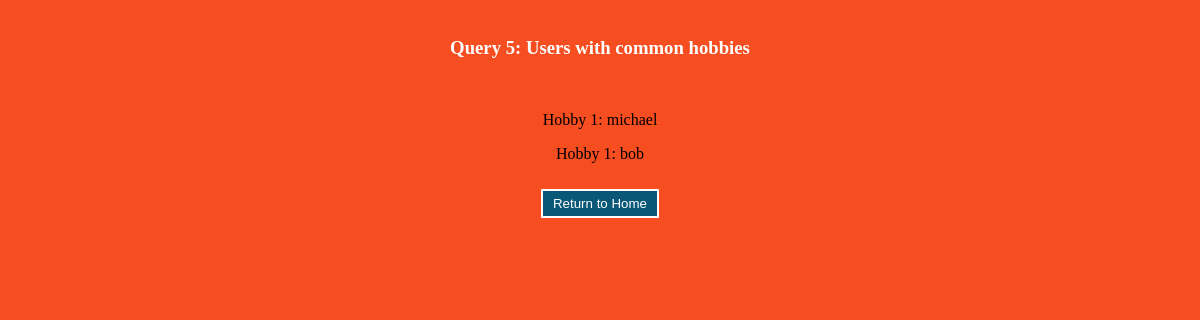
Page /queries/Query5.php on the earlier database version.
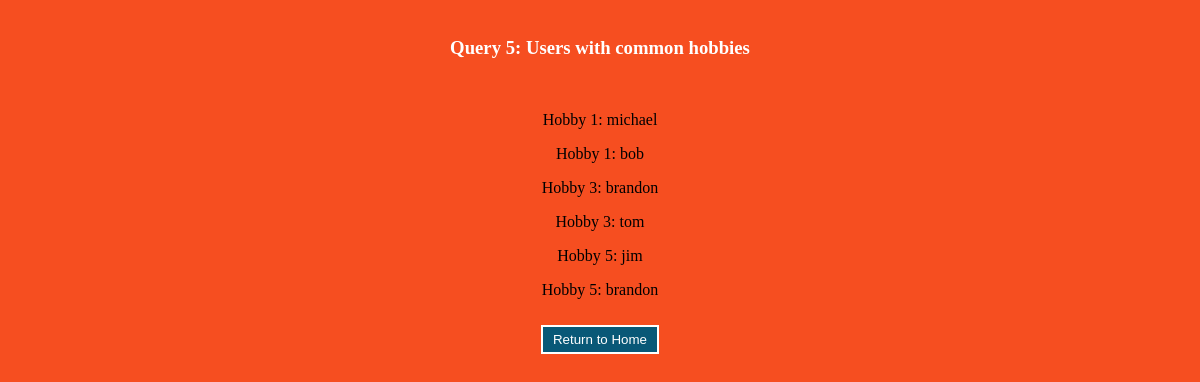
Same page on the later database version.
### tables this page shows
CREATE TABLE users (
    `user_id` INT NOT NULL AUTO_INCREMENT PRIMARY KEY,
    `username` varchar(20) NOT NULL,
    `password` varchar(20) NOT NULL,
    `firstName` varchar(50) DEFAULT NULL,
    `lastName` varchar(50) DEFAULT NULL,
    `email` varchar(100) UNIQUE
);

### queries/Query5.php (the view, shortened to what this page needs)
<html>
    <head>
    </head>
    <body>
        <div class="container">
            <br>
            <h3 style="color: white;">Query 5: Users with common hobbies</h3>
            <br>
            <?php
                include("../Config.php");
                $query05 = "SELECT * from userhobbies
                            GROUP BY hobby_id having COUNT(hobby_id)>1";
                $result = mysqli_query($db, $query05);
                foreach($result as $resultRow) {
                    $hob = $resultRow['hobby_id'];
                    $sql = "SELECT username from users where user_id in
                            (SELECT user_id from userhobbies where hobby_id=$hob)";
                    $res = mysqli_query($db, $sql);
                    foreach($res as $row) {
                        echo "<p>Hobby " . $resultRow['hobby_id'] .": ". $row['username'] . "</p>";
                    }
                }
            ?>
            <a href="../welcome.php">
                <button>Return to Home</button>
            </a>
        </div>
    </body>
</html>

### queries/Query5.php (style rules this page uses)
:root { --blue: #095877; --orange: #f64e20; }
body { margin: 0 auto; background-color: var(--orange); text-align: center; }
button { background-color: var(--blue); margin: 10px; padding: 5px 10px; border: 2px solid white; color: white; }

Differences in the rows shown:
now on this page (row unchanged): users: hobby_id "3", username "brandon", hobby_id "5"
added users: hobby_id "3", username "tom"
added users: hobby_id "5", username "jim"
